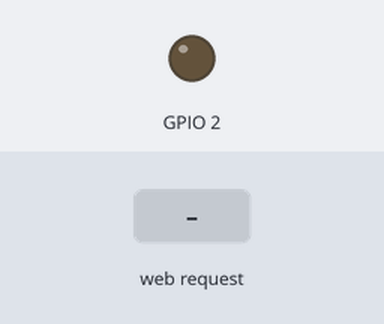
Simulated run of this sketch. Board: ESP8266 (NodeMCU). Shown: output pins drawn as LEDs (lit = HIGH). Inputs (shaded band) come from the test bench. WiFi joins after 1.5 s; servers stay silent unless stated; what the sketch prints to the serial monitor is not drawn.

Above: at 2.7 s.
2.8 s: HTTP request GET /LEDON received
At 3.2 s:
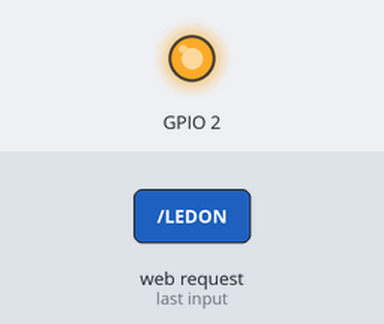
Timing chart, 0 to 5.8 s (numbered marks = the images above; inputs shaded):
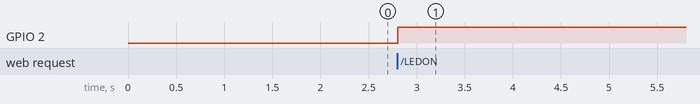

Measured:
- after the input at 2.8 s, GPIO 2: LOW → HIGH at once

The sketch:

06-Course_4.ino
```cpp
#include <ESP8266WiFi.h>

const char* ssid     = "********";         // The SSID (name) of the Wi-Fi network you want to connect to
const char* password = "********";     // The password of the Wi-Fi network

WiFiServer server(80);
String  mClientRequest;

void setup() {
  // put your setup code here, to run once:
  mClientRequest = "";
  Serial.begin(115200);

  Serial.println("START");
   WiFi.begin(ssid,password);
  while ((!(WiFi.status() == WL_CONNECTED))){
    delay(300);
    Serial.print("..");
  }

  Serial.println("Connected");
  Serial.println("Your IP is");
  Serial.println((WiFi.localIP()));

  pinMode(2,OUTPUT);


  server.begin(); // Server Http begin.
}

void loop() {
  // put your main code here, to run repeatedly:

    WiFiClient client = server.available();
    if (!client) { return; }

   if (!client) { return; }
    while(!client.available()){  delay(1); }
    mClientRequest = client.readStringUntil('\r');
    client.flush();
	  if(mClientRequest.indexOf("LEDON")>0){
      digitalWrite(2,!digitalRead(2));
    }
    Serial.println(mClientRequest);


  	String html ="<!doctype html><html><head><title>HTML Editor - Full Version</title></head>\r\n<body><h1 style=\"text-align: center;\">HTML Editor - Full Version</h1><p style=\"text-align: center;\">It&#39;s good to see you again.</p><p style=\"text-align: center;\"><a href=\"LEDON\"><input name=\"On Button\" type=\"button\" value=\"LED ON\" /></a>&nbsp; &nbsp; &nbsp; &nbsp;&nbsp;<a href=\"LEDOFF\"><input name=\"Off Button\" type=\"button\" value=\"LED OFF\" /></a></p></body></html>";

  	client.println("HTTP/1.1 200 OK");
    client.println("Content-Type: text/html");
    client.println("");
  	client.println(html);
    html = "";


    client.stop();


}
```
